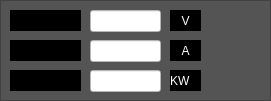
                 <widget class="QFrame" name="frame_12">
                  <property name="geometry">
                   <rect>
                    <x>900</x>
                    <y>360</y>
                    <width>271</width>
                    <height>101</height>
                   </rect>
                  </property>
                  <property name="styleSheet">
                   <string notr="true">background-color:rgb(84, 84, 84);</string>
                  </property>
                  <property name="frameShape">
                   <enum>QFrame::StyledPanel</enum>
                  </property>
                  <property name="frameShadow">
                   <enum>QFrame::Raised</enum>
                  </property>
                  <widget class="QLabel" name="label_22">
                   <property name="geometry">
                    <rect>
                     <x>10</x>
                     <y>10</y>
                     <width>71</width>
                     <height>21</height>
                    </rect>
                   </property>
                   <property name="styleSheet">
                    <string notr="true">font: 10pt &quot;Segoe UI&quot;;
background-color: rgb(0, 0, 0);</string>
                   </property>
                   <property name="text">
                    <string>VOLTAJE</string>
                   </property>
                  </widget>
                  <widget class="QLabel" name="label_23">
                   <property name="geometry">
                    <rect>
                     <x>10</x>
                     <y>40</y>
                     <width>71</width>
                     <height>21</height>
                    </rect>
                   </property>
                   <property name="styleSheet">
                    <string notr="true">font: 10pt &quot;Segoe UI&quot;;
background-color: rgb(0, 0, 0);</string>
                   </property>
                   <property name="text">
                    <string>CORRIENTE</string>
                   </property>
                  </widget>
                  <widget class="QLabel" name="label_24">
                   <property name="geometry">
                    <rect>
                     <x>10</x>
                     <y>70</y>
                     <width>71</width>
                     <height>21</height>
                    </rect>
                   </property>
                   <property name="styleSheet">
                    <string notr="true">font: 10pt &quot;Segoe UI&quot;;
background-color: rgb(0, 0, 0);</string>
                   </property>
                   <property name="text">
                    <string>POTENCIA</string>
                   </property>
                  </widget>
                  <widget class="QLineEdit" name="lineEdit_12">
                   <property name="geometry">
                    <rect>
                     <x>90</x>
                     <y>10</y>
                     <width>71</width>
                     <height>22</height>
                    </rect>
                   </property>
                   <property name="styleSheet">
                    <string notr="true">background-color: rgb(255, 255, 255);</string>
                   </property>
                  </widget>
                  <widget class="QLineEdit" name="lineEdit_13">
                   <property name="geometry">
                    <rect>
                     <x>90</x>
                     <y>40</y>
                     <width>71</width>
                     <height>22</height>
                    </rect>
                   </property>
                   <property name="styleSheet">
                    <string notr="true">background-color: rgb(255, 255, 255);</string>
                   </property>
                  </widget>
                  <widget class="QLineEdit" name="lineEdit_14">
                   <property name="geometry">
                    <rect>
                     <x>90</x>
                     <y>70</y>
                     <width>71</width>
                     <height>22</height>
                    </rect>
                   </property>
                   <property name="styleSheet">
                    <string notr="true">background-color: rgb(255, 255, 255);</string>
                   </property>
                  </widget>
                  <widget class="QLabel" name="label_35">
                   <property name="geometry">
                    <rect>
                     <x>170</x>
                     <y>10</y>
                     <width>31</width>
                     <height>21</height>
                    </rect>
                   </property>
                   <property name="styleSheet">
                    <string notr="true">background-color: rgb(0, 0, 0);
color: rgb(255, 255, 255);
font: 700 14pt &quot;Segoe UI&quot;;</string>
                   </property>
                   <property name="text">
                    <string>V</string>
                   </property>
                   <property name="alignment">
                    <set>Qt::AlignCenter</set>
                   </property>
                  </widget>
                  <widget class="QLabel" name="label_36">
                   <property name="geometry">
                    <rect>
                     <x>170</x>
                     <y>40</y>
                     <width>31</width>
                     <height>21</height>
                    </rect>
                   </property>
                   <property name="styleSheet">
                    <string notr="true">background-color: rgb(0, 0, 0);
color: rgb(255, 255, 255);
font: 700 14pt &quot;Segoe UI&quot;;</string>
                   </property>
                   <property name="text">
                    <string>A</string>
                   </property>
                   <property name="alignment">
                    <set>Qt::AlignCenter</set>
                   </property>
                  </widget>
                  <widget class="QLabel" name="label_37">
                   <property name="geometry">
                    <rect>
                     <x>170</x>
                     <y>70</y>
                     <width>31</width>
                     <height>21</height>
                    </rect>
                   </property>
                   <property name="styleSheet">
                    <string notr="true">background-color: rgb(0, 0, 0);
color: rgb(255, 255, 255);
font: 700 14pt &quot;Segoe UI&quot;;</string>
                   </property>
                   <property name="text">
                    <string>KW</string>
                   </property>
                  </widget>
                 </widget>
